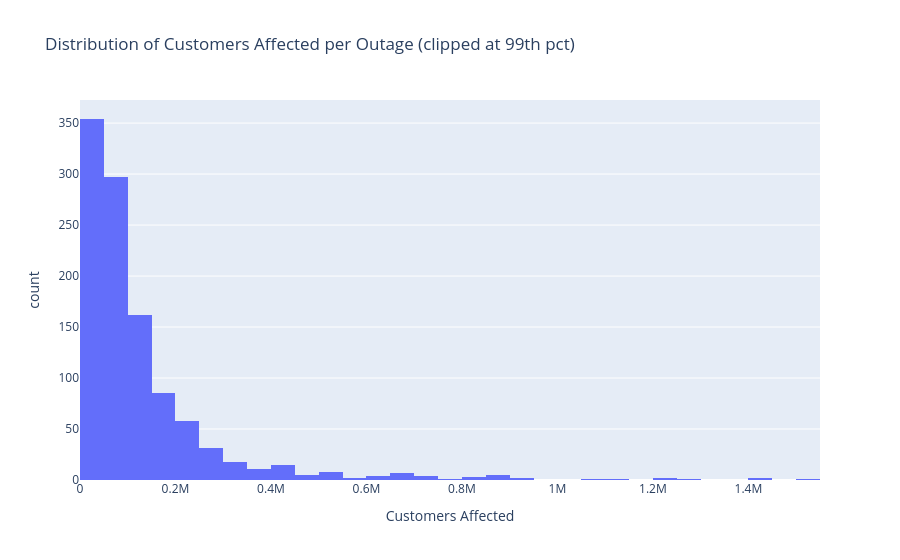

This figure's notebook cell:
### Markdown cell above
### Univariate Analysis

### Code cell
# Distribution of customers affected (log scale — heavy right skew)
cust_cap = outages['CUSTOMERS.AFFECTED'].quantile(0.99)

px.histogram(
    outages[outages['CUSTOMERS.AFFECTED'] <= cust_cap],
    x='CUSTOMERS.AFFECTED',
    nbins=50,
    title='Distribution of Customers Affected per Outage (clipped at 99th pct)',
    labels={'CUSTOMERS.AFFECTED': 'Customers Affected'},
)

### Figure 1 — Plotly figure (JSON) as saved in the notebook; plotly's stock layout.template omitted (floating-point values rounded to 4 significant figures; data arrays with more than 128 entries replaced by an {"elided": "..."} marker saying what was removed)
{"data": [{"alignmentgroup": "True", "bingroup": "x", "hovertemplate": "Customers Affected=%{x}<br>count=%{y}<extra></extra>", "legendgroup": "", "marker": {"color": "#636efa", "pattern": {"shape": ""}}, "name": "", "nbinsx": 50, "offsetgroup": "", "orientation": "v", "showlegend": false, "type": "histogram", "x": {"elided": "1080 int values"}, "xaxis": "x", "yaxis": "y"}], "layout": {"barmode": "relative", "legend": {"tracegroupgap": 0}, "title": {"text": "Distribution of Customers Affected per Outage (clipped at 99th pct)"}, "xaxis": {"anchor": "y", "domain": [0, 1], "title": {"text": "Customers Affected"}}, "yaxis": {"anchor": "x", "domain": [0, 1], "title": {"text": "count"}}}}
